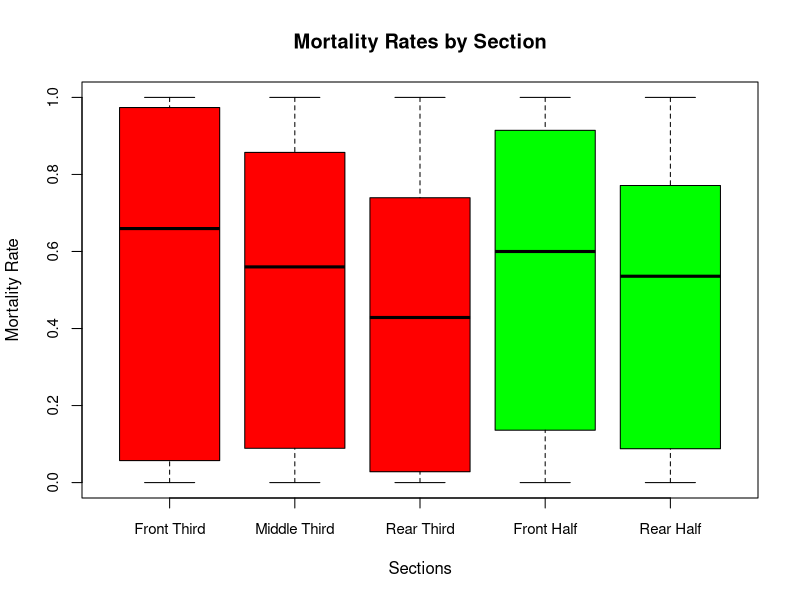
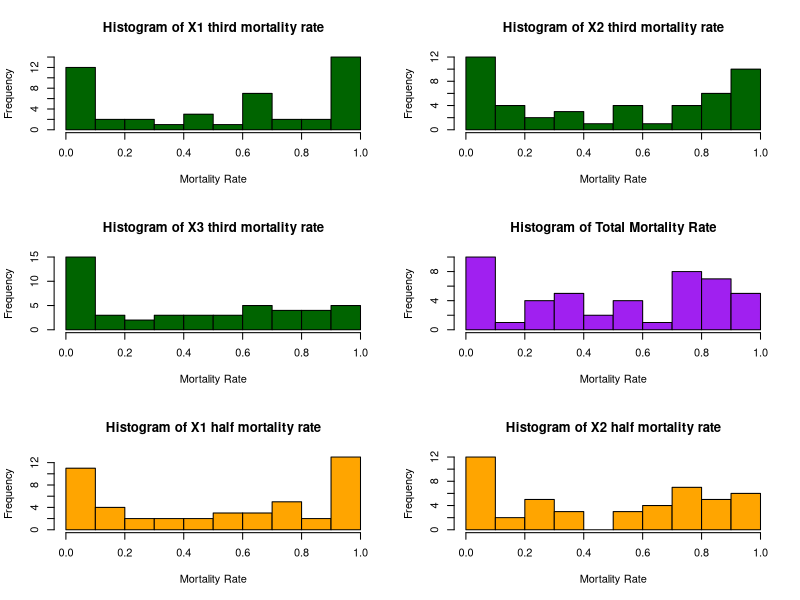
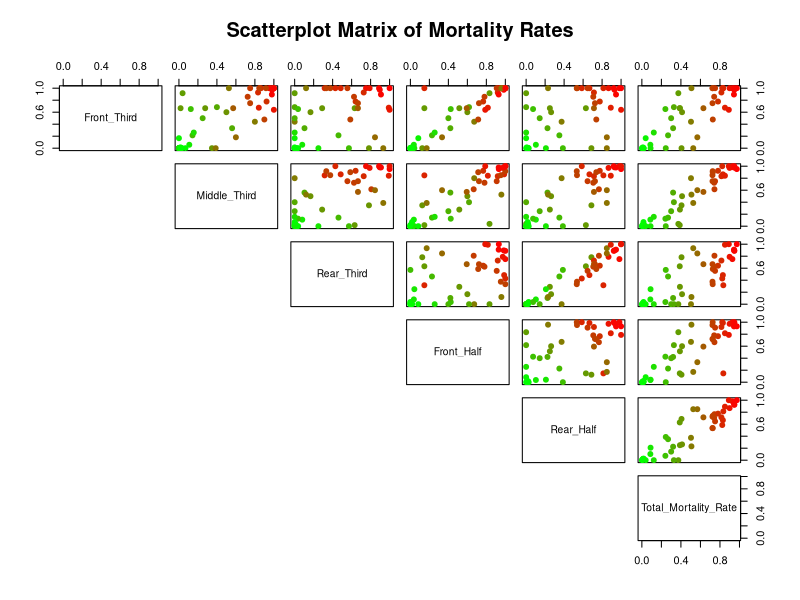
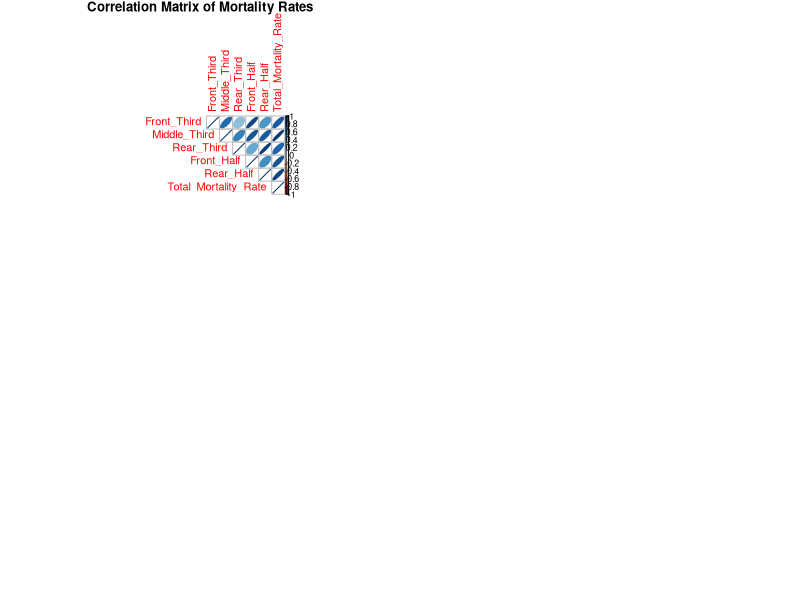

Write R code to recreate these figures, in order.
## ---- chunk 1
knitr::opts_chunk$set(echo = TRUE)
## ---- chunk 2
accident_data <- read.csv("AllCREEP_cleaned_eng.csv")
str(accident_data)

## ---- chunk 3
# add a colum of # of passengers for each airplain section
accident_data <- within(accident_data, {
  X2.half.total  <- X2.half.minor  + X2.half.major  + X2.half.dead
  X1.half.total  <- X1.half.minor  + X1.half.major  + X1.half.dead
  X3.third.total <- X3.third.minor + X3.third.major + X3.third.dead
  X2.third.total <- X2.third.minor + X2.third.major + X2.third.dead
  X1.third.total <- X1.third.minor + X1.third.major + X1.third.dead
})

# now we transform the variables that are categorical into factors
factor_cols <- c("PhaseOfFlight", "Time", "Place", "HasFire", "Environment", 
                 "EnergyAbsorption", "CrushedFuselage", "RestraintIntact")

accident_data[factor_cols] <- lapply(accident_data[factor_cols], as.factor)
## ---- chunk 4
accident_data <- within(accident_data, {
  X1.third.mortality.rate <- X1.third.dead / X1.third.total
  X2.third.mortality.rate <- X2.third.dead / X2.third.total
  X3.third.mortality.rate <- X3.third.dead / X3.third.total
  X1.half.mortality.rate  <- X1.half.dead  / X1.half.total
  X2.half.mortality.rate  <- X2.half.dead  / X2.half.total
  Total.mortality.rate <- (X1.third.dead + X2.third.dead + X3.third.dead) / 
                          (X1.third.total + X2.third.total + X3.third.total)
})
## ---- chunk 5
with(accident_data, {
  boxplot(X1.third.mortality.rate, 
          X2.third.mortality.rate, 
          X3.third.mortality.rate, 
          X1.half.mortality.rate, 
          X2.half.mortality.rate, 
          names = c("Front Third", "Middle Third", "Rear Third", "Front Half", "Rear Half"),
          main = "Mortality Rates by Section",
          ylab = "Mortality Rate",
          xlab = "Sections",
          col = c("red", "red", "red", "green", "green"),
          cex.axis = 0.9)
})
## ---- chunk 6
# shapiro test for normality, p-value extrated and lableled
shapiro_results <- data.frame(
  Section = c("Front Third", "Middle Third", "Rear Third", "Front Half", "Rear Half"),
  P_Value = c(
    shapiro.test(accident_data$X1.third.mortality.rate)$p.value,
    shapiro.test(accident_data$X2.third.mortality.rate)$p.value,
    shapiro.test(accident_data$X3.third.mortality.rate)$p.value,
    shapiro.test(accident_data$X1.half.mortality.rate)$p.value,
    shapiro.test(accident_data$X2.half.mortality.rate)$p.value
  )
)
shapiro_results
## ---- chunk 7
par(mfrow = c(3, 2))

colums <- c("X1.third.mortality.rate","X2.third.mortality.rate" ,"X3.third.mortality.rate") 

for( c in colums){
  hist(accident_data[[c]],
       main = paste("Histogram of", gsub("\\.", " ", c)),
       xlab = "Mortality Rate",
       col = "darkgreen",
       border = "black",
       breaks = 10)
}

##histogram for total mortality rate
hist((accident_data$X1.third.dead + accident_data$X2.third.dead + accident_data$X3.third.dead) / 
       (accident_data$X1.third.total + accident_data$X2.third.total + accident_data$X3.third.total),
     main = "Histogram of Total Mortality Rate",
     xlab = "Mortality Rate",
     col = "purple",
     border = "black",
     breaks = 10)


colums_half <- c("X1.half.mortality.rate","X2.half.mortality.rate")

for( c in colums_half){
  hist(accident_data[[c]],
       main = paste("Histogram of", gsub("\\.", " ", c)),
       xlab = "Mortality Rate",
       col = "orange",
       border = "black",
       breaks = 10)
}
## ---- chunk 8
library(corrplot)

# 1. Setup Data
correlation_matrix <- data.frame(
  Front_Third = accident_data$X1.third.mortality.rate,
  Middle_Third = accident_data$X2.third.mortality.rate,
  Rear_Third = accident_data$X3.third.mortality.rate,
  Front_Half = accident_data$X1.half.mortality.rate,
  Rear_Half = accident_data$X2.half.mortality.rate,
  Total_Mortality_Rate = accident_data$Total.mortality.rate
)

# 2. Create the Color Gradient Logic
# Create a palette generator that goes from Green -> Red
rbPal <- colorRampPalette(c("green", "red"))

# Map the Total_Mortality_Rate variable to 100 bins (shades of color)
# 'cut' divides the numeric range into intervals, returning the index (1-100)
# We use that index to pick the specific color from rbPal
point_colors <- rbPal(100)[as.numeric(cut(correlation_matrix$Total_Mortality_Rate, breaks = 100))]

# 3. Plot
scatterplot_matrix <- function(data) {
  pairs(data, 
        main = "Scatterplot Matrix of Mortality Rates",
        pch = 19, 
        # Pass the vector of colors we created
        col = point_colors,
        lower.panel = NULL) 
}

scatterplot_matrix(correlation_matrix)
## ---- chunk 9

corr_res <- cor(correlation_matrix, use = "complete.obs")
corrplot(corr_res, method = "ellipse", 
         title = "Correlation Matrix of Mortality Rates",
         mar = c(0,0,1,0),
         type = "upper")
## ---- chunk 10
## compare front third - middle third correlation with middle third - rear third correlation
corr_res
## ---- chunk 11
# Kruskal-Wallis test for differences in mortality rates between sections (only thirds)
mortality_data_third <- data.frame(
  SectionThird = rep(c("Front Third", "Middle Third", "Rear Third"), each = nrow(accident_data)),
  MortalityRateThird = c(accident_data$X1.third.mortality.rate, 
                    accident_data$X2.third.mortality.rate, 
                    accident_data$X3.third.mortality.rate)
)

kruskal_result_third <- kruskal.test(MortalityRateThird ~ SectionThird, data = mortality_data_third)
kruskal_result_third

# Kruskal-Wallis test for differences in mortality rates between sections (only halves)
mortality_data_half <- data.frame(
  SectionHalf = rep(c("Front Half", "Rear Half"), each = nrow(accident_data)),
  MortalityRateHalf = c(accident_data$X1.half.mortality.rate, 
                    accident_data$X2.half.mortality.rate)
)

kruskal_result_half <- kruskal.test(MortalityRateHalf ~ SectionHalf, data = mortality_data_half)
kruskal_result_half
## ---- chunk 12
glm_third_1 <- glm(cbind(X1.third.dead, X1.third.total - X1.third.dead) ~ 
                      PhaseOfFlight + 
                     Time + 
                     Place + 
                     HasFire + 
                     Environment + 
                     EnergyAbsorption + 
                     CrushedFuselage + 
                     RestraintIntact, 
                   family = quasibinomial(link = "logit"),
                   data = accident_data)

glm_third_2 <- glm(cbind(X2.third.dead, X2.third.total - X2.third.dead) ~ 
                     PhaseOfFlight + 
                     Time + 
                     Place + 
                     HasFire + 
                     Environment + 
                     EnergyAbsorption + 
                     CrushedFuselage + 
                     RestraintIntact, 
                   family = quasibinomial(link = "logit"),
                   data = accident_data)

glm_third_3 <- glm(cbind(X3.third.dead, X3.third.total - X3.third.dead) ~ 
                     PhaseOfFlight + 
                     Time + 
                     Place + 
                     HasFire + 
                     Environment + 
                     EnergyAbsorption + 
                     CrushedFuselage + 
                     RestraintIntact, 
                   family = quasibinomial(link = "logit"),
                   data = accident_data)

glm_total <- glm(cbind(X1.third.dead + X2.third.dead + X3.third.dead, 
                       X1.third.total + X2.third.total + X3.third.total - 
                         (X1.third.dead + X2.third.dead + X3.third.dead)) ~ 
                   PhaseOfFlight + 
                   Time + 
                   Place + 
                   HasFire + 
                   Environment + 
                   EnergyAbsorption + 
                   CrushedFuselage + 
                   RestraintIntact, 
                 family = quasibinomial(link = "logit"),
                 data = accident_data)

## ---- chunk 13
summary(glm_third_1)
summary(glm_third_2)
summary(glm_third_3)
summary(glm_total)
## ---- chunk 14
anova(glm_third_1, test = "Chisq")
anova(glm_third_2, test = "Chisq")
anova(glm_third_3, test = "Chisq")
anova(glm_total, test = "Chisq")



# Function to calculate Deviance Explained
calc_strength <- function(model, name) {
  # Extract deviances
  null_dev <- model$null.deviance
  resid_dev <- model$deviance
  
  # Calculate Percentage Explained
  d2 <- 1 - (resid_dev / null_dev)
  
  # Return formatted result
  return(data.frame(
    Section = name,
    Null_Deviance = round(null_dev, 1),
    Resid_Deviance = round(resid_dev, 1),
    Deviance_Explained = paste0(round(d2 * 100, 1), "%")
  ))
}

# Run for all your models
strength_front  <- calc_strength(glm_third_1, "Front")
strength_middle <- calc_strength(glm_third_2, "Middle")
strength_rear   <- calc_strength(glm_third_3, "Rear")
strength_total  <- calc_strength(glm_total,   "Total")

# Combine and View
model_power <- rbind(strength_front, strength_middle, strength_rear, strength_total)
print(model_power)


if(!require(car)) install.packages("car")
library(car)

# 2. Run Type II ANOVA on your models
# We use test="F" because of the quasibinomial family (estimated dispersion)

cat("--- Type II ANOVA: Front Section ---\n")
Anova(glm_third_1, type = "II", test = "F")

cat("\n--- Type II ANOVA: Middle Section ---\n")
Anova(glm_third_2, type = "II", test = "F")

cat("\n--- Type II ANOVA: Rear Section ---\n")
Anova(glm_third_3, type = "II", test = "F")

cat("\n--- Type II ANOVA: Total Aircraft ---\n")
Anova(glm_total, type = "II", test = "F")
## ---- chunk 15

summary(accident_data)



# 1. Create the Binary Target (0 = Mostly Survived, 1 = Mostly Died)
# We calculate the total rate first to ensure we capture the whole plane
accident_data$TotalPassengers <- accident_data$X1.third.total + 
                                 accident_data$X2.third.total + 
                                 accident_data$X3.third.total

accident_data$TotalDeaths     <- accident_data$X1.third.dead + 
                                 accident_data$X2.third.dead + 
                                 accident_data$X3.third.dead

# Calculate Rate
accident_data$GlobalRate <- accident_data$TotalDeaths / accident_data$TotalPassengers

# Create Binary Variable (Split at 50%)
accident_data$FatalCrash <- ifelse(accident_data$GlobalRate > 0.50, 1, 0)

# Check the split (Should be roughly balanced)
table(accident_data$FatalCrash)


#2. Run the GLM with ALL predictors
glm_binary_full <- glm(FatalCrash ~ PhaseOfFlight + 
                         Time + 
                         Place + 
                         HasFire + 
                         Environment + 
                         EnergyAbsorption + 
                         CrushedFuselage + 
                         RestraintIntact, 
                       family = binomial(link = "logit"), 
                       data = accident_data)

summary(glm_binary_full)

# 3. Stepwise Selection to find the best model
glm_binary_step <- step(glm_binary_full, direction = "both",trace = FALSE)
summary(glm_binary_step)

anova(glm_binary_full, test = "Chisq")

anova(glm_binary_step, test = "Chisq")
